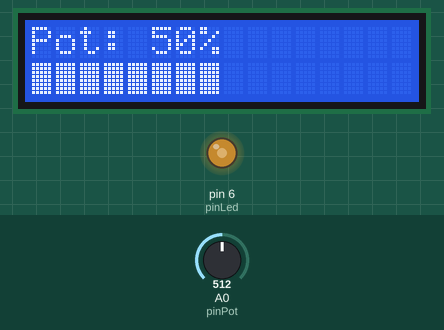
Simulated run of this sketch. Board: Arduino Uno, built with avr-gcc and run on an emulated ATmega328P. Shown: 16×2 character LCD, output pins drawn as LEDs (lit = HIGH). Inputs (shaded band) come from the test bench; at power-on: A0 (pinPot) = 512.

Above: at 3.2 s.
3.3 s: A0 (pinPot) set to 716
At 4.3 s:
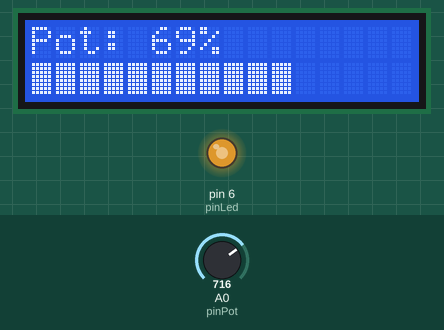
4.8 s: A0 (pinPot) set to 900
At 5.6 s:
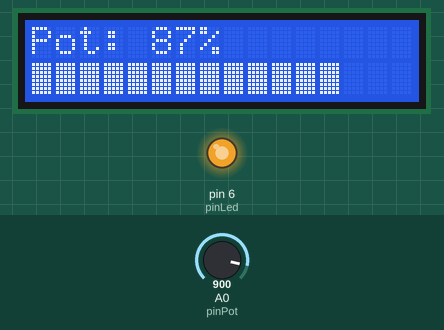
6.3 s: A0 (pinPot) set to 122
At 7.5 s:
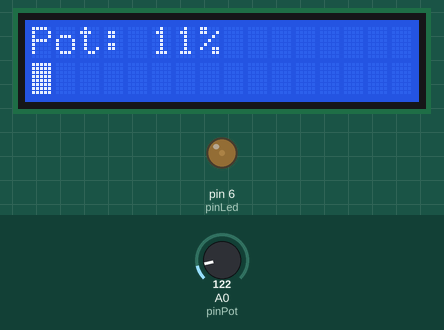
7.8 s: A0 (pinPot) set to 6
At 9.0 s:
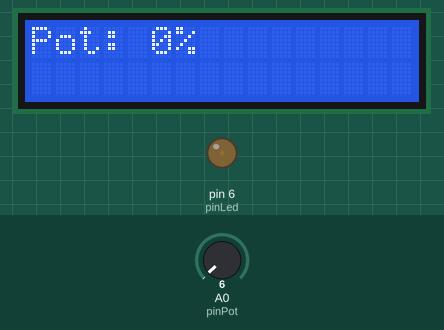
9.3 s: A0 (pinPot) set to 306
At 10.5 s:
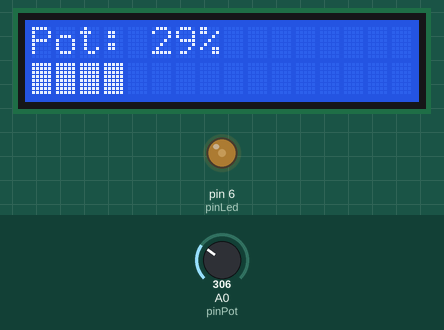
10.8 s: A0 (pinPot) set to 511
At 11.7 s:
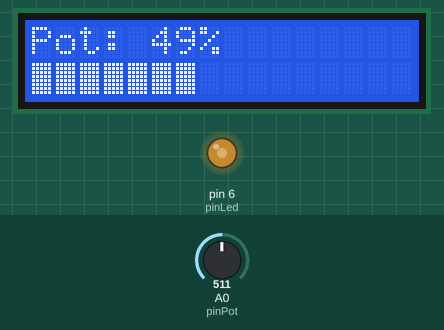
Timing chart, 0 to 13.3 s (numbered marks = the images above; inputs shaded):
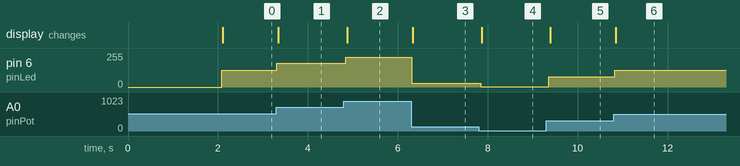

The sketch:

LCD_screen_with_LED_e_potentiometer.ino
```cpp
#include <LiquidCrystal_I2C.h>
LiquidCrystal_I2C lcd(0x20, 16, 2);
const int pinPot = A0;
const int pinLed = 6;
void setup() {
  lcd.init();
  lcd.backlight();
  pinMode(pinLed, OUTPUT);
  lcd.setCursor(0,0);
  lcd.print("Hi / hello! :)");
  delay(2000);
  lcd.clear();
}
void loop() {
  int analogValue = analogRead(pinPot);
  int perc = map(analogValue, 0, 1023, 0, 100);
  int brightness = map(analogValue, 0, 1023, 0, 255);
  analogWrite(pinLed, brightness);
  lcd.setCursor(0, 0);
  lcd.print("Pot: ");
  lcd.print(perc);
  lcd.print("%   ");
  lcd.setCursor(0, 1);
  int squareNumbers = map(perc, 0, 100, 0, 16);
    for (int i = 0; i < 16; i++) {
      if (i < squareNumbers) {
        lcd.print((char)(255));
    } else {
        lcd.print(" ");
    }
  }
  delay(50);
}
```

Measured:
- after the input at 3.3 s, pin 6 (pinLed): 127/255 → 178/255 at once; the display: changes at once (image 1)
- after the input at 4.8 s, pin 6 (pinLed): 178/255 → 224/255 after 0.05 s; the display: changes after 0.07 s (image 2)
- after the input at 6.3 s, pin 6 (pinLed): 224/255 → 30/255 at once; the display: changes at once (image 3)
- after the input at 7.8 s, pin 6 (pinLed): 30/255 → 1/255 at once; the display: changes after 0.07 s (image 4)
- after the input at 9.3 s, pin 6 (pinLed): 1/255 → 76/255 after 0.06 s; the display: changes after 0.09 s (image 5)
- after the input at 10.8 s, pin 6 (pinLed): 76/255 → 127/255 at once; the display: changes after 0.05 s (image 6)
